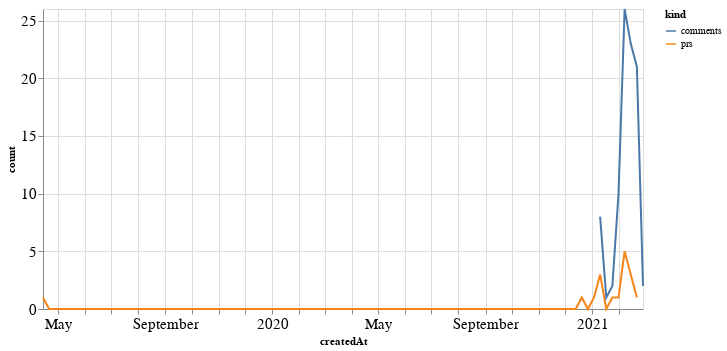

The notebook cell this image was saved under:
### Code cell
alt.Chart(total_time, width=600).mark_line().encode(
    x='createdAt',
    y='count',
    color='kind'
)

### Figure 1 — Vega-Lite specification as saved in the notebook (floating-point values rounded to 4 significant figures; data arrays with more than 128 entries replaced by an {"elided": "..."} marker saying what was removed)
{"config": {"axisLeft": {"labelFontSize": 15}, "axisBottom": {"labelFontSize": 15}}, "data": {"name": "data-85dc73c7440d97f3485a37ea0a73d2f7"}, "mark": "line", "encoding": {"color": {"type": "nominal", "field": "kind"}, "x": {"type": "temporal", "field": "createdAt"}, "y": {"type": "quantitative", "field": "count"}}, "width": 600, "$schema": "https://vega.github.io/schema/vega-lite/v4.8.1.json", "datasets": {"data-85dc73c7440d97f3485a37ea0a73d2f7": {"elided": "198 records"}}}
